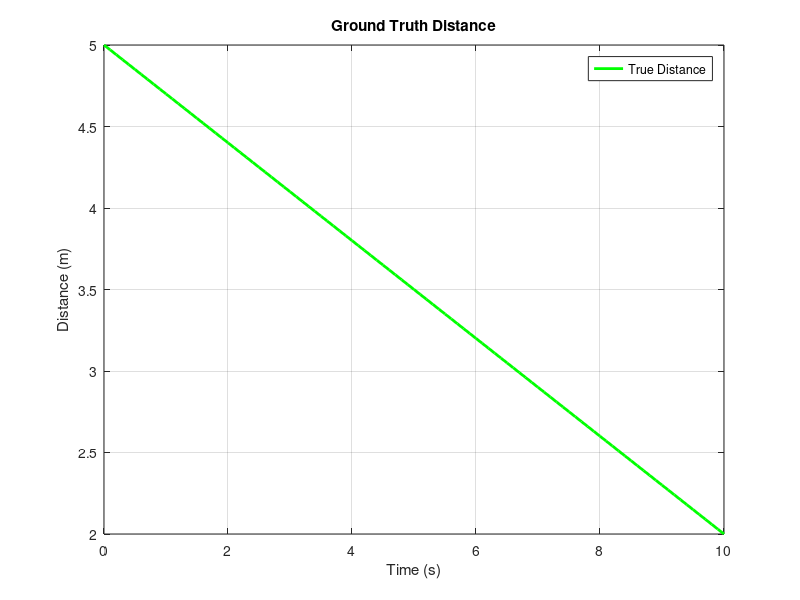

Write MATLAB code to recreate this figure.
clc; clear;

dt = 0.1;
t = 0:dt:10;

true_distance = 5 - 0.3*t;
true_distance(true_distance < 0.5) = 0.5;

figure;
plot(t, true_distance, "g", "LineWidth",2);
xlabel('Time (s)');
ylabel('Distance (m)');
title('Ground Truth Distance');
legend('True Distance');
grid on;

true_data = [t' true_distance'];